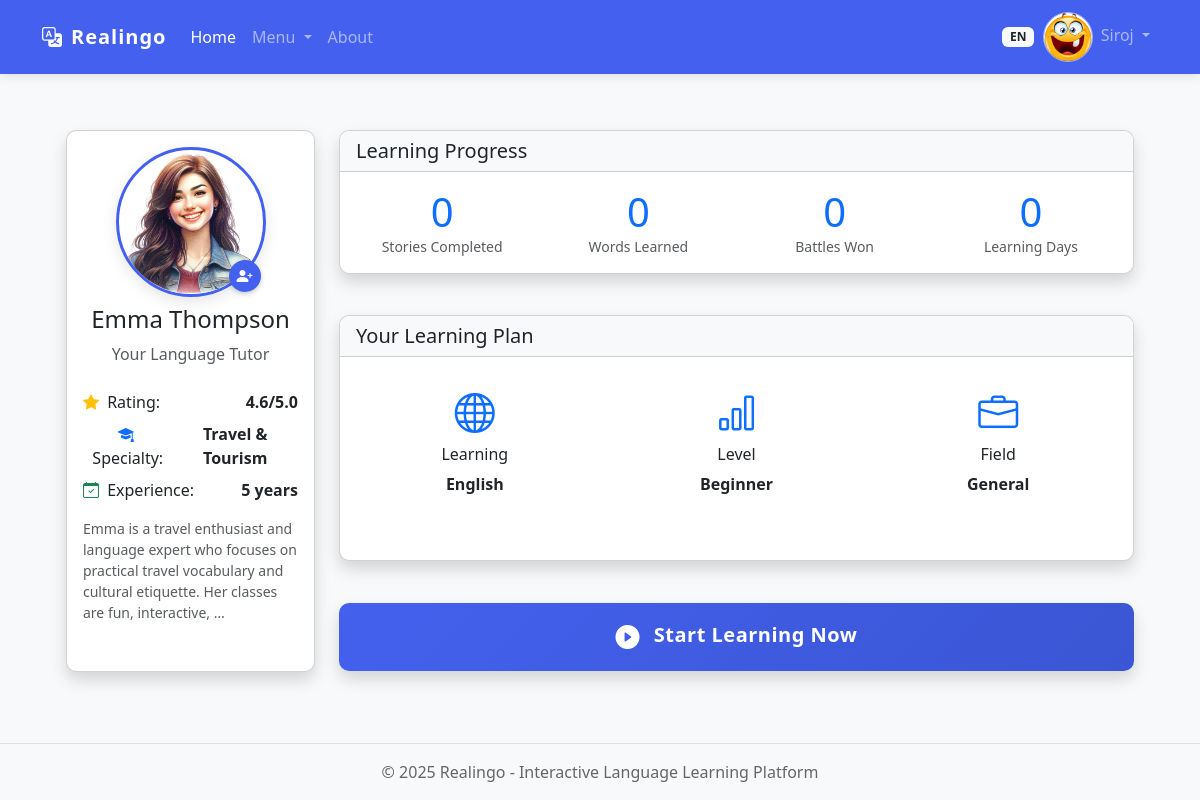
Screenshot of / (signed in) with the database file from the repository.
### core/models.py (models this page shows, shortened)
class UserProfile(models.Model):
    LANGUAGE_CHOICES = [
        ('EN', 'English'),
        ('FR', 'French'),
        ('ES', 'Spanish'),
        ('DE', 'German'),
    ]
    PROFICIENCY_LEVELS = [
        ('BEG', 'Beginner'),
        ('INT', 'Intermediate'),
        ('ADV', 'Advanced'),
    ]
    FIELD_CHOICES = [
        ('GEN', 'General'),
        ('MED', 'Medical'),
    ]
    user = models.OneToOneField(User, on_delete=models.CASCADE, related_name='profile')
    profile_image = models.ImageField(upload_to=user_profile_image_path, null=True, blank=True)
    learning_language = models.CharField(max_length=2, choices=LANGUAGE_CHOICES, default='EN')
    proficiency_level = models.CharField(max_length=3, choices=PROFICIENCY_LEVELS, default='BEG')
    chosen_field = models.CharField(max_length=3, choices=FIELD_CHOICES, default='GEN')
    assigned_tutor = models.ForeignKey('Tutor', on_delete=models.SET_NULL, null=True, blank=True, related_name='students')
    created_at = models.DateTimeField(auto_now_add=True)
    updated_at = models.DateTimeField(auto_now=True)

class Tutor(models.Model):
    SPECIALTY_CHOICES = [
        ('GEN', 'General Conversation'),
        ('BUS', 'Business Language'),
        ('MED', 'Medical Terminology'),
        ('ACA', 'Academic Language'),
        ('TRA', 'Travel & Tourism'),
        ('LIT', 'Literature & Arts'),
        ('TEC', 'Technical & Engineering'),
    ]
    name = models.CharField(max_length=100)
    image = models.ImageField(upload_to=tutor_image_path, null=True, blank=True)
    rating = models.DecimalField(max_digits=3, decimal_places=1, validators=[MinValueValidator(0), MaxValueValidator(5)])
    specialty = models.CharField(max_length=3, choices=SPECIALTY_CHOICES, default='GEN')
    characteristics = models.TextField(help_text="Short background and teaching style of the tutor")
    years_experience = models.PositiveIntegerField(default=1)
    is_active = models.BooleanField(default=True)
    created_at = models.DateTimeField(auto_now_add=True)

### core/views.py (the view)
# urls.py: path('', views.home, name='home'),
def home(request):
    context = {}
    if request.user.is_authenticated:
        user_profile = request.user.profile
        context['profile'] = user_profile
        if user_profile.assigned_tutor:
            context['tutor'] = user_profile.assigned_tutor
        else:
            available_tutors = Tutor.objects.filter(is_active=True)
            if available_tutors.exists():
                context['tutor'] = available_tutors.first()
        context['all_tutors'] = Tutor.objects.filter(is_active=True)
    return render(request, 'home.html', context)

### templates/home.html (shortened to what this page needs)
{% extends 'base.html' %}
{% load static %}
{% block content %}
{% if user.is_authenticated %}
<div class="container-fluid px-4">
    <div class="row g-4">
        <div class="col-md-3">
            <div class="card shadow h-100">
                <div class="card-body text-center">
                    <div class="position-relative mb-3">
                        <div class="tutor-image-container" data-bs-toggle="modal" data-bs-target="#tutorSelectionModal">
                            {% if tutor and tutor.image %}
                                <img src="{{ tutor.image.url }}"
                                     class="rounded-circle tutor-image"
                                     alt="{{ tutor.name }}"
                                     style="width: 150px; height: 150px; object-fit: cover; cursor: pointer; border: 3px solid #4361ee;">
                            {% else %}
                                <img src="{% static 'images/default_tutor.png' %}"
                                     class="rounded-circle tutor-image"
                                     alt="Default Tutor"
                                     style="width: 150px; height: 150px; object-fit: cover; cursor: pointer; border: 3px solid #4361ee;">
                            {% endif %}
                            <div class="tutor-select-badge">
                                <i class="bi bi-person-plus-fill"></i>
                            </div>
                        </div>
                        <h4 class="mt-2">
                            {% if tutor %}{{ tutor.name }}{% else %}Select a Tutor{% endif %}
                        </h4>
                        <p class="text-muted">Your Language Tutor</p>
                    </div>
                    <div class="tutor-info mt-4">
                        {% if tutor %}
                            <div class="d-flex justify-content-between mb-2">
                                <span><i class="bi bi-star-fill text-warning me-1"></i> Rating:</span>
                                <span class="fw-bold">{{ tutor.rating }}/5.0</span>
                            </div>
                            <div class="d-flex justify-content-between mb-2">
                                <span><i class="bi bi-mortarboard-fill text-primary me-1"></i> Specialty:</span>
                                <span class="fw-bold">{{ tutor.get_specialty_display }}</span>
                            </div>
                            <div class="d-flex justify-content-between mb-2">
                                <span><i class="bi bi-calendar-check text-success me-1"></i> Experience:</span>
                                <span class="fw-bold">{{ tutor.years_experience }} years</span>
                            </div>
                            {% if tutor.characteristics %}
                                <div class="mt-3 text-start">
                                    <p class="small text-muted">
                                        {{ tutor.characteristics|truncatechars:150 }}
                                    </p>
                                </div>
                            {% endif %}
                        {% else %}
                            <div class="alert alert-info">
                                Click on the profile picture above to select a tutor.
                            </div>
                        {% endif %}
                    </div>
                </div>
            </div>
        </div>
        <div class="col-md-9">
            <div class="row h-100">
                <div class="col-12 mb-4">
                    <div class="card shadow">
                        <div class="card-header bg-light py-2">
                            <h5 class="card-title mb-0">Learning Progress</h5>
                        </div>
                        <div class="card-body py-3">
                            <div class="row">
                                <div class="col-md-3 col-6 text-center">
                                    <div class="display-6 text-primary">0</div>
                                    <p class="text-muted small mb-0">Stories Completed</p>
                                </div>
                                <div class="col-md-3 col-6 text-center">
                                    <div class="display-6 text-primary">0</div>
                                    <p class="text-muted small mb-0">Words Learned</p>
                                </div>
                                <div class="col-md-3 col-6 text-center">
                                    <div class="display-6 text-primary">0</div>
                                    <p class="text-muted small mb-0">Battles Won</p>
                                </div>
                                <div class="col-md-3 col-6 text-center">
                                    <div class="display-6 text-primary">0</div>
                                    <p class="text-muted small mb-0">Learning Days</p>
                                </div>
                            </div>
                        </div>
                    </div>
                </div>
                <div class="col-12 mb-4">
                    <div class="card shadow">
                        <div class="card-header bg-light py-2">
                            <h5 class="card-title mb-0">Your Learning Plan</h5>
                        </div>
                        <div class="card-body py-3">
                            <div class="row">
                                <div class="col-md-4 mb-3">
                                    <div class="card h-100 border-0">
                                        <div class="card-body text-center">
                                            <div class="display-6 mb-2 text-primary">
                                                <i class="bi bi-globe"></i>
                                            </div>
                                            <h6 class="card-title">Learning</h6>
                                            <p class="card-text fw-bold">
                                                {{ profile.get_learning_language_display }}
                                            </p>
                                        </div>
                                    </div>
                                </div>
                                <div class="col-md-4 mb-3">
                                    <div class="card h-100 border-0">
                                        <div class="card-body text-center">
                                            <div class="display-6 mb-2 text-primary">
                                                <i class="bi bi-bar-chart"></i>
                                            </div>
                                            <h6 class="card-title">Level</h6>
                                            <p class="card-text fw-bold">
                                                {{ profile.get_proficiency_level_display }}
                                            </p>
                                        </div>
                                    </div>
                                </div>
                                <div class="col-md-4 mb-3">
                                    <div class="card h-100 border-0">
                                        <div class="card-body text-center">
                                            <div class="display-6 mb-2 text-primary">
                                                <i class="bi bi-briefcase"></i>
                                            </div>
                                            <h6 class="card-title">Field</h6>
                                            <p class="card-text fw-bold">
                                                {{ profile.get_chosen_field_display }}
                                            </p>
                                        </div>
                                    </div>
                                </div>
                            </div>
                        </div>
                    </div>
                </div>
                <div class="col-12">
                    <a href="{% url 'start_learning' %}" class="btn btn-primary btn-lg w-100 py-3 start-learning-btn shadow">
                        <i class="bi bi-play-circle-fill me-2"></i> Start Learning Now
                    </a>
                </div>
            </div>
        </div>
    </div>
</div>
{% endif %}
{% endblock content %}

### templates/base.html (shortened to what this page needs)
<!DOCTYPE html>
<html lang="en">
<head>
    <link href="https://cdn.jsdelivr.net/npm/bootstrap@5.3.0-alpha1/dist/css/bootstrap.min.css" rel="stylesheet">
    <link rel="stylesheet" href="https://cdn.jsdelivr.net/npm/bootstrap-icons@1.10.3/font/bootstrap-icons.css">
    {% load static %}
    <link rel="stylesheet" href="{% static 'css/style.css' %}">
</head>
<body>
    <nav class="navbar navbar-expand-lg navbar-dark bg-primary py-2">
        <div class="container">
            <a class="navbar-brand" href="{% url 'home' %}">
                <i class="bi bi-translate me-2"></i>Realingo
            </a>
            <div class="collapse navbar-collapse" id="navbarNav">
                <ul class="navbar-nav me-auto">
                    <li class="nav-item">
                        <a class="nav-link {% if request.path == '/' %}active{% endif %}" href="{% url 'home' %}">Home</a>
                    </li>
                    <li class="nav-item dropdown">
                        <a class="nav-link dropdown-toggle"
                           href="#"
                           id="navbarDropdown"
                           role="button"
                           data-bs-toggle="dropdown"
                           aria-expanded="false">
                            Menu
                        </a>
                    </li>
                    <li class="nav-item">
                        <a class="nav-link {% if '/about/' in request.path %}active{% endif %}"
                           href="{% url 'about' %}">
                            About
                        </a>
                    </li>
                </ul>
                <ul class="navbar-nav ms-auto">
                    {% if user.is_authenticated %}
                        <li class="nav-item dropdown">
                            <a class="nav-link dropdown-toggle"
                               href="#"
                               id="navbarDropdown"
                               role="button"
                               data-bs-toggle="dropdown">
                                {% if user.profile.learning_language %}
                                    <span class="badge bg-light text-dark me-1">
                                        {{ user.profile.learning_language }}
                                    </span>
                                {% endif %}
                                {% if user.profile.profile_image %}
                                    <img src="{{ user.profile.profile_image.url }}"
                                         alt="{{ user.username }}"
                                         class="navbar-profile-img me-1"
                                         style="width: 50px; height: 50px; object-fit: cover; border-radius: 50%;">
                                {% else %}
                                    <i class="bi bi-person-circle me-1"></i>
                                {% endif %}
                                {{ user.username }}
                            </a>
                        </li>
                    {% endif %}
                </ul>
            </div>
        </div>
    </nav>
    <main class="container mt-4">
        {% block content %}{% endblock %}
    </main>
    <footer class="bg-light py-3 mt-4">
        <div class="container text-center">
            <p class="mb-0">
                &copy; {% now "Y" %} Realingo - Interactive Language Learning Platform
            </p>
        </div>
    </footer>
</body>
</html>

### static/css/style.css (style rules this page uses)
body { font-family: 'Segoe UI', Roboto, 'Helvetica Neue', Arial, sans-serif; color: #333; min-height: 100vh; display: flex; flex-direction: column; background-color: #f8f9fa; }
main.container { flex: 1; padding-bottom: 2rem; padding-top: 1.5rem; }
.card { transition: transform 0.3s ease, box-shadow 0.3s ease; margin-bottom: 1rem; border-radius: 10px; overflow: hidden; }
.navbar-dark.bg-primary { background-color: #4361ee !important; box-shadow: 0 2px 10px rgba(0, 0, 0, 0.1); }
.navbar-brand { font-weight: bold; letter-spacing: 1px; }
.btn-primary { background-color: #4361ee; border-color: #4361ee; }
footer { border-top: 1px solid rgba(0, 0, 0, 0.1); color: #666; margin-top: auto; }
.card-header { font-weight: 600; }
.tutor-image-container { position: relative; display: inline-block; margin: 0 auto; }
.tutor-image { box-shadow: 0 5px 15px rgba(0, 0, 0, 0.1); transition: transform 0.3s ease; }
.tutor-select-badge { position: absolute; bottom: 5px; right: 5px; background-color: #4361ee; color: white; width: 32px; height: 32px; border-radius: 50%; display: flex; align-items: center; justify-content: center; box-shadow: 0 2px 5px rgba(0, 0, 0, 0.2); }
.start-learning-btn { border-radius: 10px; font-size: 1.25rem; font-weight: 600; letter-spacing: 0.5px; background: #4361ee; background: linear-gradient(135deg, #4361ee 0%, #3a56d4 100%); border: none; transition: all 0.3s ease; }
.start-learning-btn i { font-size: 1.5rem; vertical-align: middle; }
@media (min-height: 800px) { main.container { padding-top: 2rem; padding-bottom: 2rem; } }
.navbar-profile-img { width: 50px !important; height: 50px !important; border-radius: 50%; object-fit: cover; border: 1px solid rgba(255, 255, 255, 0.5); }
.navbar { padding-top: 0.25rem !important; padding-bottom: 0.25rem !important; }

### rows the page displays
Tutor: image (picture), name "Emma Thompson", rating "4.6", specialty "Travel & Tourism", years_experience "5", characteristics "Emma is a travel enthusiast and language expert who focuses on practical travel vocabulary and cultural etiquette. Her classes are fun, interactive, …"
UserProfile: learning_language "English", proficiency_level "Beginner", chosen_field "General"

### other values shown
{{ user.profile.learning_language }} "EN"
{{ user.username }} "Siroj"
